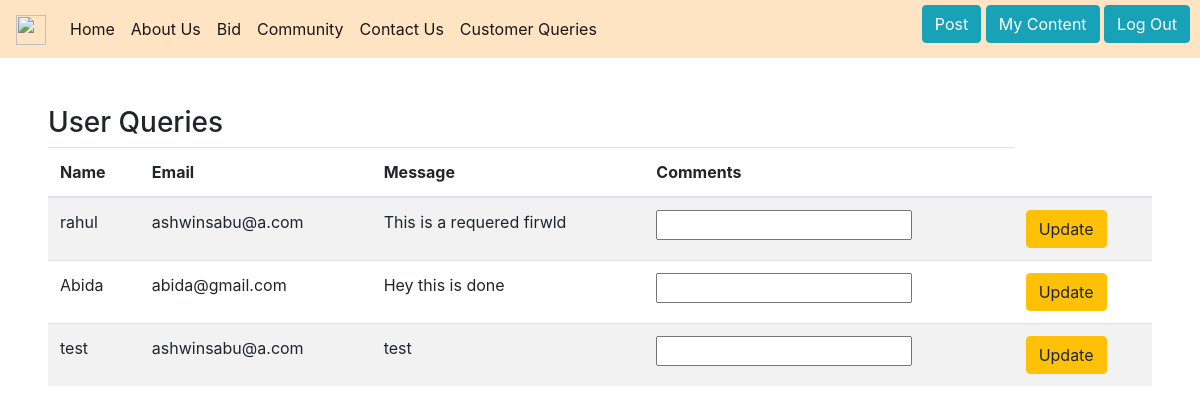
The page /query/ (signed in) on the database as committed earlier.
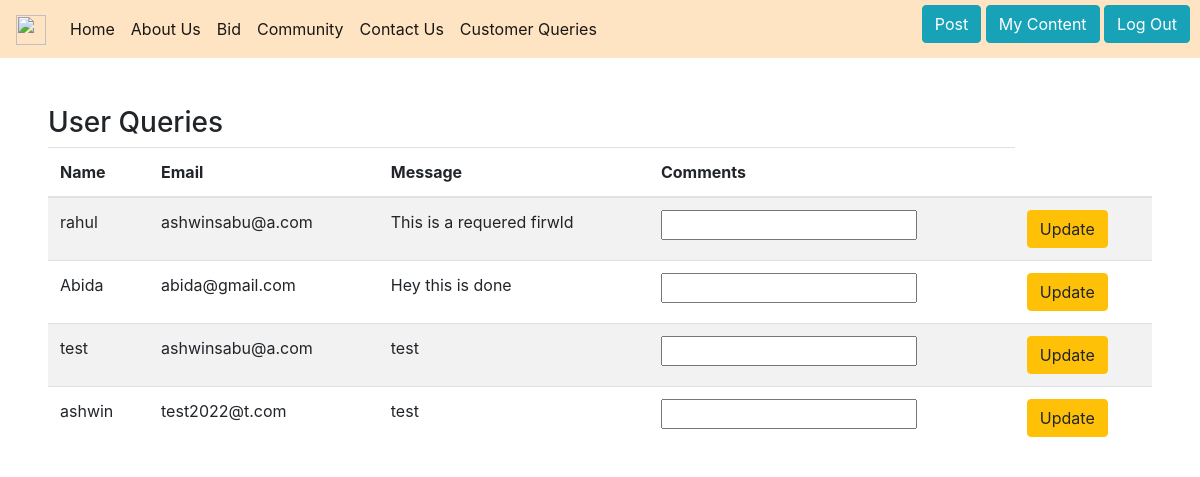
The same page on the database as committed later.
### artsforum/models.py (models this page shows, shortened)
class UserRequest(models.Model):
    name = models.CharField(max_length=30)
    email = models.EmailField()
    message = models.CharField(max_length=200)
    vol_assign = models.ForeignKey(User, on_delete=models.CASCADE,null=True)
    status = models.IntegerField()
    comments = models.CharField(max_length=200,null=True)

### artsforum/views.py (the view, shortened to what this page needs)
# urls.py: path('query/', views.customer_queries,name='query'),
def customer_queries(request):
    if request.user.is_authenticated and request.user.is_staff:
        queries= UserRequest.objects.filter(status=0)
        context = {
            'queries':queries,
        }
        return render(request, 'users/query.html',context)
    return redirect('login')

### artsforum/templates/users/query.html (shortened to what this page needs)
<!doctype html>
<html lang="en">
  <head>
    <link rel="stylesheet" href="https://cdn.jsdelivr.net/npm/bootstrap@4.0.0/dist/css/bootstrap.min.css">
  </head>
  <body>
    {% extends './header.html' %}
    {% block content %}
    <div>
        <div style="margin: 4%;">
            <h3>User Queries</h3>
            {% if queries %}
            <table class="table table-striped">
                <thead>
                  <tr>
                    <th scope="col">Name</th>
                    <th scope="col">Email</th>
                    <th scope="col">Message</th>
                    <th scope="col">Comments</th>
                  </tr>
                </thead>
                <tbody>
                    <tbody>
                        {% for x in queries %}
                      <tr>
                        <form method="post">
                        <td>{{x.name}}</td>
                        <td>{{x.email}}</td>
                        <td>{{x.message}}</td>
                        <td><input name="comments"></td>
                        <td><button type="submit" name="change" class="btn btn-warning">Update</button></td>
                    </form>
                      </tr>
                      {% endfor %}
                      {% else %}
                      No queries present
                      {% endif %}
                </tbody>
              </table>
        </div>
    </div>
    {% endblock content %}

Rows that differ between the two databases and show on the page:
added UserRequest: name "ashwin", email "test2022@t.com", message "test"
